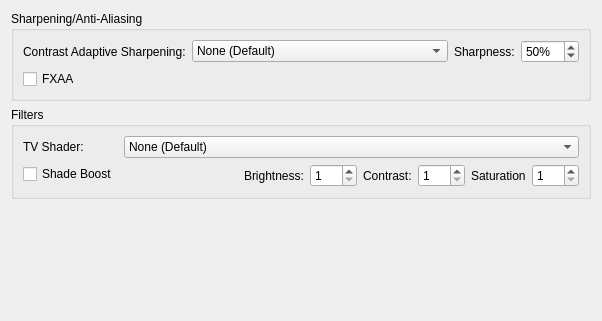
     <widget class="QWidget" name="postProcessingTab">
      <attribute name="title">
       <string>Post-Processing</string>
      </attribute>
      <layout class="QVBoxLayout" name="verticalLayout_5">
       <item>
        <widget class="QGroupBox" name="groupBox_5">
         <property name="title">
          <string>Sharpening/Anti-Aliasing</string>
         </property>
         <layout class="QFormLayout" name="formLayout_2">
          <item row="0" column="0">
           <widget class="QLabel" name="label_17">
            <property name="text">
             <string extracomment="You might find an official translation for this on AMD's website (Spanish version linked): https://www.amd.com/es/technologies/radeon-software-fidelityfx">Contrast Adaptive Sharpening:</string>
            </property>
           </widget>
          </item>
          <item row="0" column="1">
           <layout class="QHBoxLayout" name="horizontalLayout_6">
            <item>
             <widget class="NoScrollQComboBox" name="casMode">
              <item>
               <property name="text">
                <string>None (Default)</string>
               </property>
              </item>
              <item>
               <property name="text">
                <string>Sharpen Only (Internal Resolution)</string>
               </property>
              </item>
              <item>
               <property name="text">
                <string>Sharpen and Resize (Display Resolution)</string>
               </property>
              </item>
             </widget>
            </item>
            <item>
             <layout class="QHBoxLayout" name="horizontalLayout_7">
              <item>
               <widget class="QLabel" name="label_43">
                <property name="text">
                 <string>Sharpness:</string>
                </property>
               </widget>
              </item>
              <item>
               <widget class="NoScrollQSpinBox" name="casSharpness">
                <property name="suffix">
                 <string extracomment="Percentage sign that will appear next to a number. Add a space or whatever is needed before depending on your language.">%</string>
                </property>
                <property name="maximum">
                 <number>100</number>
                </property>
                <property name="value">
                 <number>50</number>
                </property>
               </widget>
              </item>
             </layout>
            </item>
           </layout>
          </item>
          <item row="1" column="0" colspan="2">
           <widget class="QCheckBox" name="fxaa">
            <property name="text">
             <string>FXAA</string>
            </property>
           </widget>
          </item>
         </layout>
        </widget>
       </item>
       <item>
        <widget class="QGroupBox" name="groupBox_7">
         <property name="title">
          <string>Filters</string>
         </property>
         <layout class="QFormLayout" name="formLayout_5">
          <item row="0" column="0">
           <widget class="QLabel" name="label_35">
            <property name="text">
             <string>TV Shader:</string>
            </property>
           </widget>
          </item>
          <item row="0" column="1">
           <widget class="NoScrollQComboBox" name="tvShader">
            <item>
             <property name="text">
              <string>None (Default)</string>
             </property>
            </item>
            <item>
             <property name="text">
              <string>Scanline Filter</string>
             </property>
            </item>
            <item>
             <property name="text">
              <string>Diagonal Filter</string>
             </property>
            </item>
            <item>
             <property name="text">
              <string>Triangular Filter</string>
             </property>
            </item>
            <item>
             <property name="text">
              <string>Wave Filter</string>
             </property>
            </item>
            <item>
             <property name="text">
              <string extracomment="Lottes = Timothy Lottes, the creator of the shader filter. Leave as-is. CRT= Cathode Ray Tube, an old type of television technology.">Lottes CRT</string>
             </property>
            </item>
           </widget>
          </item>
          <item row="1" column="0">
           <widget class="QCheckBox" name="shadeBoost">
            <property name="text">
             <string>Shade Boost</string>
            </property>
           </widget>
          </item>
          <item row="1" column="1">
           <layout class="QHBoxLayout" name="horizontalLayout_4">
            <item>
             <spacer name="horizontalSpacer">
              <property name="orientation">
               <enum>Qt::Horizontal</enum>
              </property>
              <property name="sizeHint" stdset="0">
               <size>
                <width>40</width>
                <height>20</height>
               </size>
              </property>
             </spacer>
            </item>
            <item>
             <widget class="QLabel" name="label_31">
              <property name="text">
               <string>Brightness:</string>
              </property>
             </widget>
            </item>
            <item>
             <widget class="NoScrollQSpinBox" name="shadeBoostBrightness">
              <property name="minimum">
               <number>1</number>
              </property>
              <property name="maximum">
               <number>100</number>
              </property>
             </widget>
            </item>
            <item>
             <widget class="QLabel" name="label_32">
              <property name="text">
               <string>Contrast:</string>
              </property>
             </widget>
            </item>
            <item>
             <widget class="NoScrollQSpinBox" name="shadeBoostContrast">
              <property name="minimum">
               <number>1</number>
              </property>
              <property name="maximum">
               <number>100</number>
              </property>
             </widget>
            </item>
            <item>
             <widget class="QLabel" name="label_33">
              <property name="text">
               <string>Saturation</string>
              </property>
             </widget>
            </item>
            <item>
             <widget class="NoScrollQSpinBox" name="shadeBoostSaturation">
              <property name="minimum">
               <number>1</number>
              </property>
              <property name="maximum">
               <number>100</number>
              </property>
             </widget>
            </item>
           </layout>
          </item>
         </layout>
        </widget>
       </item>
       <item>
        <spacer name="verticalSpacer_5">
         <property name="orientation">
          <enum>Qt::Vertical</enum>
         </property>
         <property name="sizeHint" stdset="0">
          <size>
           <width>20</width>
           <height>111</height>
          </size>
         </property>
        </spacer>
       </item>
      </layout>
     </widget>
